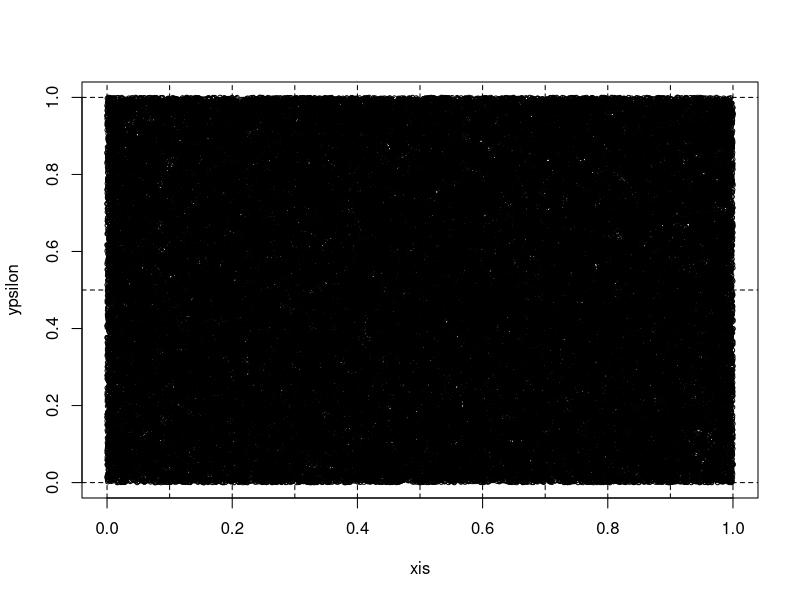

Reproduce this figure in R.
# Definindo a quantidade de rodadas
rodadas <- 100000

# Definindo a semente
set.seed(666)

# Criando os pontos
xis <- runif(rodadas)
ypsilon <- runif(rodadas)

nx<-10 # Numero de intervalos em X
ny<-10 # Numero de intervalos em Y

# Plotando o gráfico

plot(xis, ypsilon, type = "p", cex = 0.6)
abline(h = (0:nx)/2, v = (0:ny)/ny, lty = 2)

# Categorizando os vetores "xis" e "ypsilon"
# utilizando a funcao cut, de acordo com o
# numero de breaks definido como "nx" e "ny"

intervalos_x <- cut(xis, breaks = nx, labels = 1:nx)
intervalos_y <- cut(ypsilon, breaks = ny, labels = 1:ny)

# Matriz para contar os pontos em cada intervalo

final_cont <- matrix(0, nrow = ny, ncol = nx)

# Contando os pontos em cada intervalo
for (i in 1:nx) {
  for (j in 1:ny) {
    final_cont[j, i] <- sum(intervalos_x==i & intervalos_y==j)
  }
}

# Resultado final
print(final_cont)

